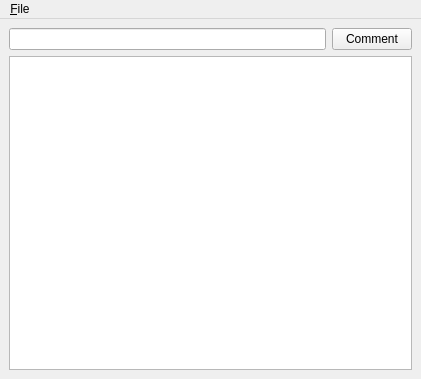
<?xml version="1.0" encoding="UTF-8"?>
<ui version="4.0">
 <class>NewsFeedPostView</class>
 <widget class="QMainWindow" name="NewsFeedPostView">
  <property name="geometry">
   <rect>
    <x>0</x>
    <y>0</y>
    <width>421</width>
    <height>379</height>
   </rect>
  </property>
  <property name="windowTitle">
   <string>MainWindow</string>
  </property>
  <widget class="QWidget" name="centralwidget">
   <layout class="QVBoxLayout" name="verticalLayout">
    <item>
     <layout class="QHBoxLayout" name="horizontalLayout">
      <property name="topMargin">
       <number>0</number>
      </property>
      <item>
       <widget class="QLineEdit" name="commentText"/>
      </item>
      <item>
       <widget class="QPushButton" name="commentButton">
        <property name="text">
         <string>Comment</string>
        </property>
       </widget>
      </item>
     </layout>
    </item>
    <item>
     <widget class="QListView" name="commentsListView">
      <property name="horizontalScrollBarPolicy">
       <enum>Qt::ScrollBarAlwaysOff</enum>
      </property>
     </widget>
    </item>
   </layout>
  </widget>
  <widget class="QMenuBar" name="menubar">
   <property name="geometry">
    <rect>
     <x>0</x>
     <y>0</y>
     <width>421</width>
     <height>23</height>
    </rect>
   </property>
   <widget class="QMenu" name="menu_File">
    <property name="title">
     <string>&amp;File</string>
    </property>
    <addaction name="action_Go_to_post"/>
   </widget>
   <addaction name="menu_File"/>
  </widget>
  <action name="action_Go_to_post">
   <property name="text">
    <string>&amp;Go to post</string>
   </property>
  </action>
 </widget>
 <resources/>
 <connections/>
</ui>
